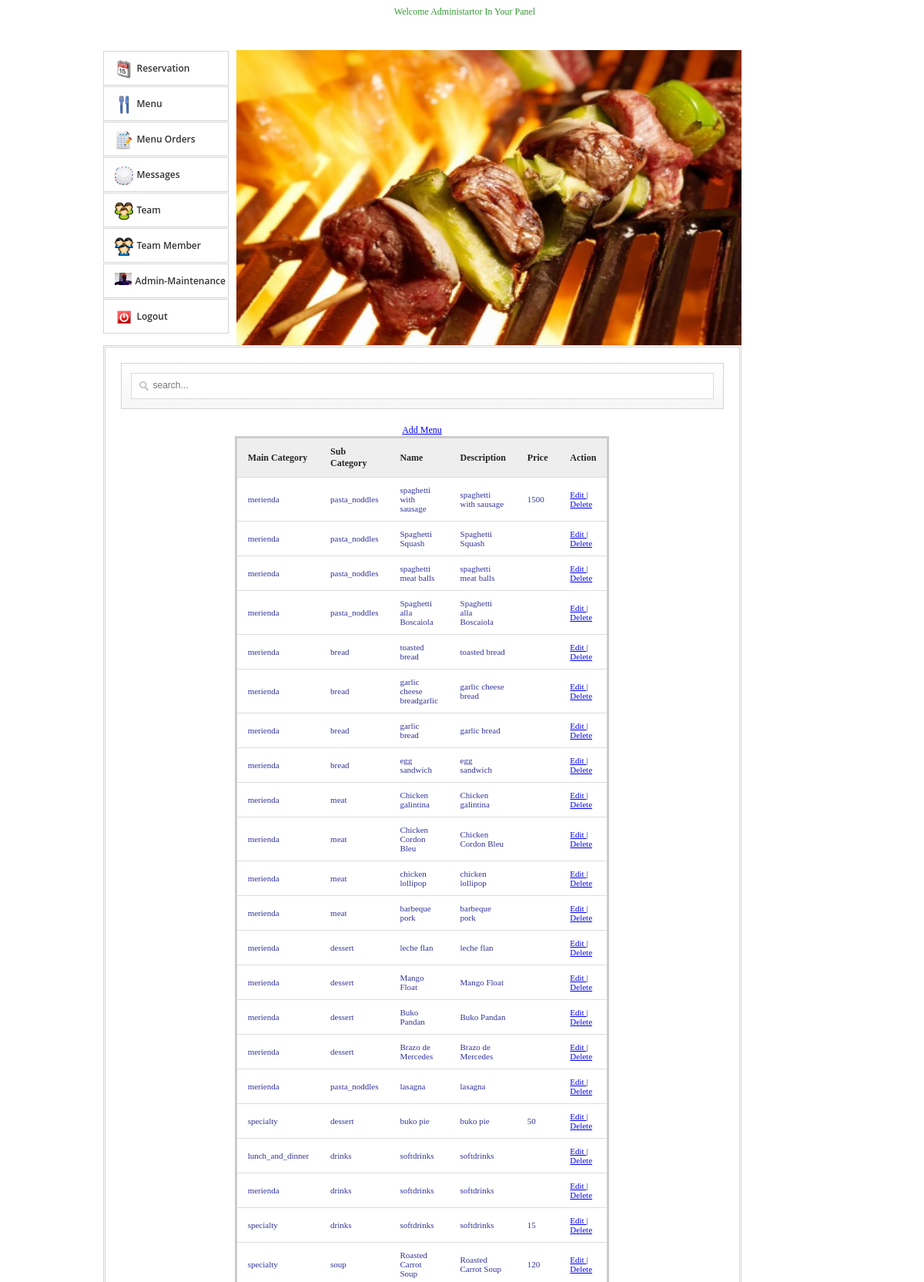
The page /admin/menu.php (signed in, upper part) on the database its author committed.
### tables this page shows
CREATE TABLE IF NOT EXISTS `menu` (
  `id` int(11) NOT NULL,
  `mcat` varchar(100) NOT NULL,
  `scat` varchar(100) NOT NULL,
  `name` varchar(100) NOT NULL,
  `description` varchar(500) NOT NULL,
  `price` varchar(10) NOT NULL,
  `image` varchar(100) NOT NULL
);

### admin/menu.php (the view, shortened to what this page needs)
<html>
<head>
<link rel="stylesheet" href="admin.css">
<link href="src/facebox.css" media="screen" rel="stylesheet" type="text/css" />
</head>
<body>
	<div>
		<center><marquee behavior="alternate"><p style="font-family:'Bauhaus 93'">Welcome Administartor In Your Panel</p></marquee></center>
</div>
	<div class="container  clearfix">
		<div class="one-third1 column">
			<ul>
				<li><a href="index.php"><img alt="" src="img/home.png"><span>Reservation</span></a></li>
				<li><a href="menu.php"><img alt="" src="img/page.png"><span>Menu</span></a></li>
				<li><a href="menuorders.php"><img alt="" src="img/menuorder.png"><span>Menu Orders</span></a></li>
				<li><a href="suggestions.php"><img alt="" src="img/mesage.png"><span>Messages</span></a></li>
				<li><a href="team.php"><img alt="" src="img/team.png"><span>Team</span></a></li>
				<li><a href="teammember.php"><img alt="" src="img/user.png"><span>Team Member</span></a></li>
				<?php
				$jhjh=$_SESSION['POWER'];
				if($jhjh==1){
				?>
				<li><a href="adminaccount.php"><img alt="" src="img/userpic.png"><span>Admin-Maintenance</span></a></li>
				<?php
				}
				?>
				<li><a href="../index.php"><img alt="" src="img/logout.png"><span>Logout</span></a></li>
			</ul>
		</div>
		<img src="../Images/Hall/bbq-catering-2.jpg" width="656" height="383">
        <div class="two-thirds1 column">
			<div class="thewraper">
			<div id="formdesign"><input type="text" name="filter" value="" id="filter" placeholder="search..." autocomplete="off" /></div>
			<center><a rel="facebox"href="addmenu.php"> Add Menu </a>
			<table width="499" id="resultTable" data-responsive="table">
				<thead>
					<tr>
						<th width="77"> Main Category </th>
						<th width="77"> Sub Category </th>
						<th width="60"> Name </th>
						<th width="90"> Description </th>
						<th width="56"> Price </th>
						<th width="91"> Action </th>
					</tr>
				</thead>
				<tbody>
					<?php
						include('../connect.php');
						$result = $db->prepare("SELECT * FROM menu ORDER BY id DESC");
						$result->execute();
						for($i=0; $row = $result->fetch(); $i++){
					?>
					<tr class="record">
						<td><?php echo $row['mcat']; ?></td>
						<td><?php echo $row['scat']; ?></td>
						<td><?php echo $row['name']; ?></td>
						<td><?php echo $row['description']; ?></td>
						<td><?php echo $row['price']; ?></td>
						<td><a rel="facebox" href="editmenu.php?id=<?php echo $row['id']; ?>"> Edit </a> | <a href="#" id="<?php echo $row['id']; ?>" class="delbutton" title="Click To Delete">Delete</a></td>
					</tr>
					<?php
						}
					?>
				</tbody>
			</table></center>
			</div>
		</div>
	</div>
</body>
</html>

### admin/admin.css (style rules this page uses)
* { -moz-transition: width 1s ease-in-out, left 1.5s ease-in-out; -webkit-transition: width 1s ease-in-out, left 1.5s ease-in-out; -moz-transition: width 1s ease-in-out, left 1.5s ease-in-out; -o-transition: width 1s ease-in-out, left 1.5s ease-in-out; transition: width 1s ease-in-out, left 1.5s ease-in-out; }
body { margin-right: 1; color:#393; font-family:"Times New Roman", Times, serif; font-size: 12px; }
.one-third1 ul { height: auto; margin: 0; padding: 0; list-style: none outside none; }
.one-third1 ul li { margin-top: 1px; position: relative; line-height: 20px; }
.one-third1 ul li a { border: 1px solid #D5D5D5; color: #333333; display: block; font-family: 'Open Sans',sans-serif; font-size: 12px; font-weight: 600; padding: 11px 14px; text-decoration: none; }
.one-third1 ul li a img { float: left; margin-right: 5px; }
.one-third1 ul li a span { display: block; white-space: nowrap; margin-top: 1px; }
#formdesign { background: linear-gradient(to bottom, #FFFFFF 0%, #F6F6F6 100%) repeat scroll 0 0 rgba(0, 0, 0, 0); border: 1px solid #D5D5D5; padding: 12px; position: relative; margin: 20px 0; }
#filter { -moz-box-sizing: border-box; background: url("img/big_search.png") no-repeat scroll 10px 10px #FFFFFF; box-shadow: none; display: block; font-size: 12px; height: 34px; margin: 0; padding: 9px 140px 9px 28px; width: 100%; border: 1px solid #DADADA; transition: border 0.2s linear 0s, box-shadow 0.2s linear 0s; padding-top: 6px; }
table { border-collapse:inherit; background-color:#F60; border-spacing: 0; max-width: 5; }
#resultTable { width: 40px; height: 50px; color:#339; text-shadow: 0 1px 0 #FFFFFF; width: 1; border: solid #CCCCCC; box-shadow: 0 5px 5px -5px rgba(0, 0, 0, 0.3); font-size:24px; }
#resultTable thead tr th { background: none repeat scroll 0 0 #EEEEEE; color: #222222; padding: 10px 14px; text-align: left; border-top: 0 none; font-size: 12px; }
#resultTable tbody tr td { background-color: #FFFFFF; font-size: 11px; text-align: left; padding: 10px 14px; border-top: 1px solid #DDDDDD; }
.container .column, .container .columns { float: left; display: inline; margin-left: 10px; margin-right: 10px; }
.container { position: relative; width: 960px; margin: 0 auto; padding: 30; }
.container .one-third1.column { width: 163px; }
.container .two-thirds1.column { width: 823px; border: double #D5D5D5; padding-bottom: 20px; }
.thewraper { margin: 0 20px; }
input { border: 1px solid #000000; width: 270px; padding: 5px; margin-bottom: 10px; }
.container:after { content: "\0020"; display: block; height: 0; clear: both; visibility: hidden; }
.clearfix:before, .clearfix:after, .row:before, .row:after { content: '\0020'; display: block; overflow: hidden; visibility: hidden; width: 0; height: 0; }
.row:after, .clearfix:after { clear: both; }
.row, .clearfix { zoom: 1; }

### rows shown on the page
menu: mcat "merienda", scat "pasta_noddles", name "spaghetti with sausage", description "spaghetti with sausage", price "1500"
menu: mcat "merienda", scat "pasta_noddles", name "Spaghetti Squash", description "Spaghetti Squash"
menu: mcat "merienda", scat "pasta_noddles", name "spaghetti meat balls", description "spaghetti meat balls"
menu: mcat "merienda", scat "pasta_noddles", name "Spaghetti alla Boscaiola", description "Spaghetti alla Boscaiola"
menu: mcat "merienda", scat "bread", name "toasted bread", description "toasted bread"
menu: mcat "merienda", scat "bread", name "garlic cheese breadgarlic", description "garlic cheese bread"
menu: mcat "merienda", scat "bread", name "garlic bread", description "garlic bread"
menu: mcat "merienda", scat "bread", name "egg sandwich", description "egg sandwich"
menu: mcat "merienda", scat "meat", name "Chicken galintina", description "Chicken galintina"
menu: mcat "merienda", scat "meat", name "Chicken Cordon Bleu", description "Chicken Cordon Bleu"
menu: mcat "merienda", scat "meat", name "chicken lollipop", description "chicken lollipop"
menu: mcat "merienda", scat "meat", name "barbeque pork", description "barbeque pork"
menu: mcat "merienda", scat "dessert", name "leche flan", description "leche flan"
menu: mcat "merienda", scat "dessert", name "Mango Float", description "Mango Float"
menu: mcat "merienda", scat "dessert", name "Buko Pandan", description "Buko Pandan"
menu: mcat "merienda", scat "dessert", name "Brazo de Mercedes", description "Brazo de Mercedes"
menu: mcat "merienda", scat "pasta_noddles", name "lasagna", description "lasagna"
menu: mcat "specialty", scat "dessert", name "buko pie", description "buko pie", price "50"
menu: mcat "lunch_and_dinner", scat "drinks", name "softdrinks", description "softdrinks"
menu: mcat "merienda", scat "drinks", name "softdrinks", description "softdrinks"
menu: mcat "specialty", scat "drinks", name "softdrinks", description "softdrinks", price "15"
menu: mcat "specialty", scat "soup", name "Roasted Carrot Soup", description "Roasted Carrot Soup", price "120"
